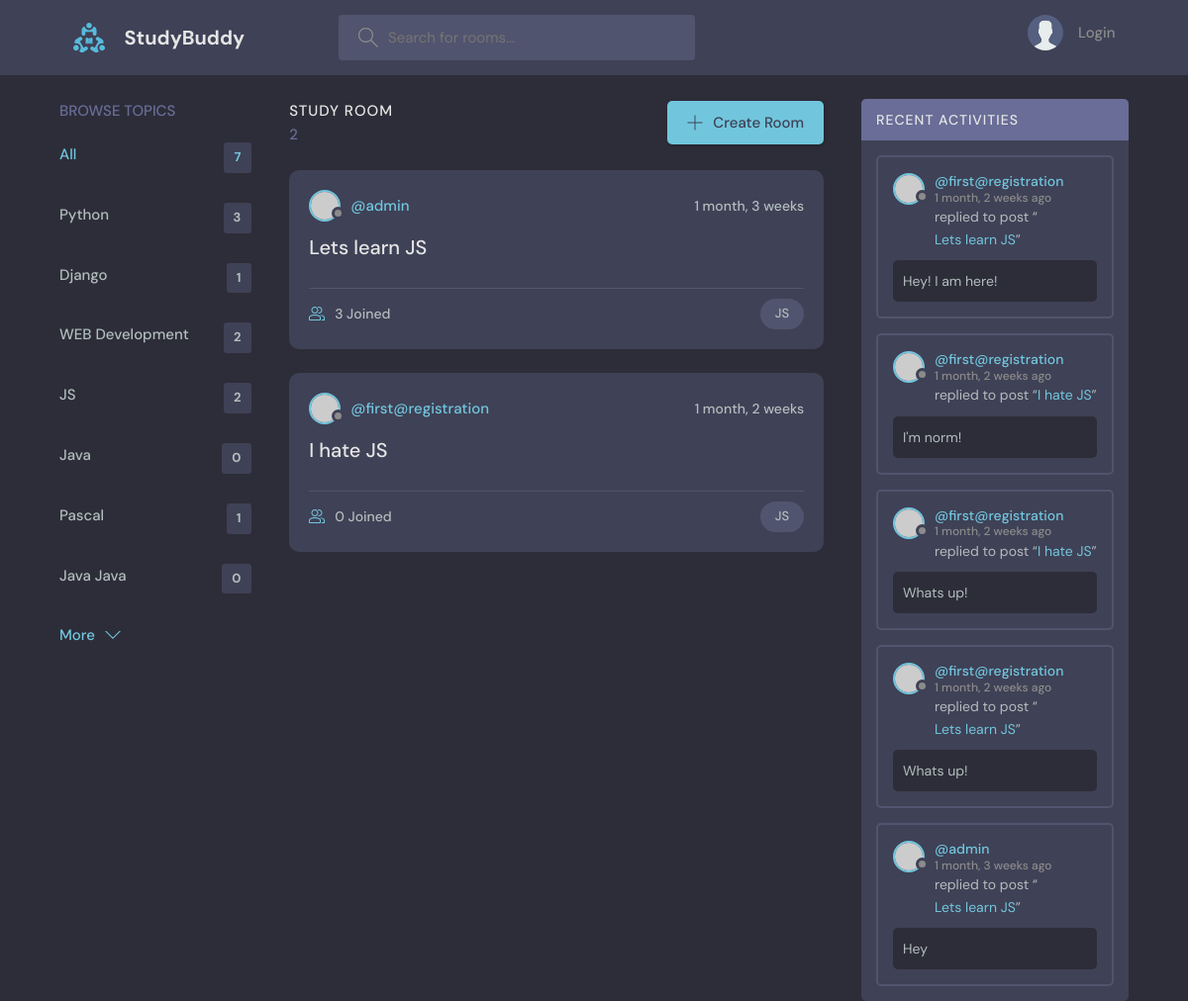
/?q=JS, run on the app's committed database.
### base/models.py (models this page shows, shortened)
class Topic(models.Model):
    name = models.CharField(max_length=254)

class Room(models.Model):
    host = models.ForeignKey(User, on_delete=models.SET_NULL, null=True)
    topic = models.ForeignKey(Topic, on_delete=models.SET_NULL, null=True)
    name = models.CharField(max_length=254,)
    description = models.TextField(null=True, blank=True)
    participants = models.ManyToManyField(User, related_name='participants', blank=True)
    updated = models.DateTimeField(auto_now=True)
    created = models.DateTimeField(auto_now_add=True)
    class Meta:
        ordering = ['-updated','-created']
    def __str__(self):
        return self.name

class Message(models.Model):
    user = models.ForeignKey(User, on_delete=models.CASCADE)
    room = models.ForeignKey(Room, on_delete=models.CASCADE)
    body = models.TextField()
    updated = models.DateTimeField(auto_now=True)
    created = models.DateTimeField(auto_now_add=True)
    class Meta:
        ordering = ['-updated','-created']

### base/views.py (the view)
# urls.py: path('', views.home, name="home"),
def home(request):
    q = request.GET.get('q') if request.GET.get('q') != None else ''
    rooms = Room.objects.filter(
        Q(topic__name__icontains=q) |
        Q(name__icontains=q)|
        Q(description__icontains=q)
        )
    room_count = rooms.count()
    topics = Topic.objects.all()
    room_messages = Message.objects.filter(Q(room__topic__name__icontains=q))[:10]
    context = {'rooms':rooms, 'topics':topics, 'room_count':room_count, 'room_messages':room_messages}
    return render(request, 'base/home.html', context)

### base/templates/base/home.html (shortened to what this page needs)
{% extends 'main.html' %}
{% block content %}
<main class="layout layout--3">
  <div class="container">
    {% include 'base/topics_component.html' %}
    <div class="roomList">
      <div class="roomList__header">
        <div>
          <h2>Study Room</h2>
          <p>{{room_count}}</p>
        </div>
        <a class="btn btn--main" href="{% url 'create-room' %}">
          <svg version="1.1" xmlns="http://www.w3.org/2000/svg" width="32" height="32" viewBox="0 0 32 32">
            <title>add</title>
            <path
              d="M16.943 0.943h-1.885v14.115h-14.115v1.885h14.115v14.115h1.885v-14.115h14.115v-1.885h-14.115v-14.115z"
            ></path>
          </svg>
          Create Room
        </a>
      </div>
      {% include 'base/feed_component.html' %}
    </div>
    {% include 'base/activity_component.html' %}
  </div>
</main>
{% endblock %}

### base/templates/base/topics_component.html
<div class="topics">
    <div class="topics__header">
      <h2>Browse Topics</h2>
    </div>
    <ul class="topics__list">
      <li>
        <a href="{% url 'home' %}" class="active">All <span>{{topics.count}}</span></a>
      </li>
      {% for topic in topics %}
      <li>
        <a href="{% url 'home' %}?q={{topic.name}}">{{topic.name}}<span>{{topic.room_set.all.count}}</span></a>
      </li>
      {% endfor %}
    </ul>
    <a class="btn btn--link" href="topics.html">
      More
      <svg version="1.1" xmlns="http://www.w3.org/2000/svg" width="32" height="32" viewBox="0 0 32 32">
        <title>chevron-down</title>
        <path d="M16 21l-13-13h-3l16 16 16-16h-3l-13 13z"></path>
      </svg>
    </a>
  </div>

### base/templates/base/feed_component.html (shortened to what this page needs)
{% for room in rooms %}
<div class="roomListRoom">
    <div class="roomListRoom__header">
      <a href="{% url 'user-profile' room.host.id %}" class="roomListRoom__author">
        <div class="avatar avatar--small">
          <img src="https://randomuser.me/api/portraits/women/11.jpg" />
        </div>
        <span>@{{room.host.username}}</span>
      </a>
      <div class="roomListRoom__actions">
        <span>{{room.created|timesince}}</span>
      </div>
    </div>
    <div class="roomListRoom__content">
      <a href="{% url 'room' room.id %}">{{room.name}}</a>
    </div>
    <div class="roomListRoom__meta">
      <a href="{% url 'room' room.id %}" class="roomListRoom__joined">
        {{room.participants.all.count}} Joined
      </a>
      <p class="roomListRoom__topic">{{room.topic.name}}</p>
    </div>
  </div>
{% endfor %}

### base/templates/base/activity_component.html (shortened to what this page needs)
<div class="activities">
    <div class="activities__header">
      <h2>Recent Activities</h2>
    </div>
    {% for message in room_messages %}
    <div class="activities__box">
      <div class="activities__boxHeader roomListRoom__header">
        <a href="{% url 'user-profile' message.user.id %}" class="roomListRoom__author">
          <div class="avatar avatar--small">
            <img src="https://randomuser.me/api/portraits/women/11.jpg" />
          </div>
          <p>@{{message.user}}
            <span>{{message.created|timesince}} ago</span>
          </p>
        </a>
      </div>
      <div class="activities__boxContent">
        <p>replied to post “<a href="{% url 'room' message.room.id %}">{{message.room}}</a>”</p>
        <div class="activities__boxRoomContent">
            {{message.body}}
        </div>
      </div>
    </div>
    {% endfor %}
  </div>

### data on the page
Topic: name "Python", room_set.all.count "3"
Topic: name "Django", room_set.all.count "1"
Topic: name "WEB Development", room_set.all.count "2"
Topic: name "JS", room_set.all.count "2"
Topic: name "Java", room_set.all.count "0"
Topic: name "Pascal", room_set.all.count "1"
Topic: name "Java Java", room_set.all.count "0"
Room: host.username "admin", created "1 month, 3 weeks", name "Lets learn JS", participants.all.count "3", topic.name "JS"
Room: host.username "first@registration", created "1 month, 2 weeks", name "I hate JS", participants.all.count "0", topic.name "JS"
Message: user "first@registration", created "1 month, 2 weeks", room "Lets learn JS", body "Hey! I am here!"
Message: user "first@registration", created "1 month, 2 weeks", room "I hate JS", body "I'm norm!"
Message: user "first@registration", created "1 month, 2 weeks", room "I hate JS", body "Whats up!"
Message: user "first@registration", created "1 month, 2 weeks", room "Lets learn JS", body "Whats up!"
Message: user "admin", created "1 month, 3 weeks", room "Lets learn JS", body "Hey"

### other printed values
{{ topics.count }} "7"
{{ room_count }} "2"
